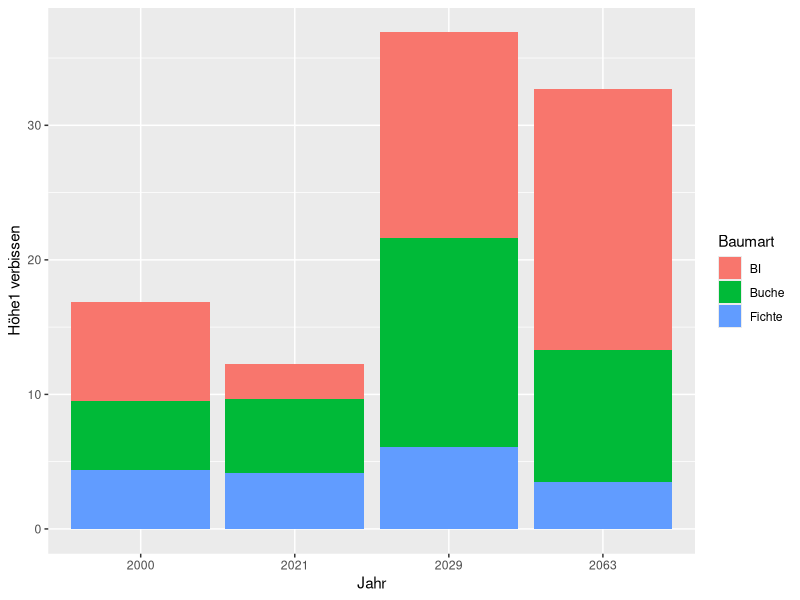

The R source for this figure:
#!/usr/bin/env Rscript

library(ggplot2)
library(tidyr)

# raw csv data
rawdata <- read.csv2("sasa_eaten.csv", sep=",", dec=".")

build_synthetic_data <- function() {
  syn_year <- c(rep(2000 , 3) , rep(2021 , 3) , rep(2029 , 3) , rep(2063 , 3) )
  syn_year <- rep(as.integer(syn_year), 4)
  syn_species <- rep(c("Buche" , "Fichte" , "BI") , 4)
  syn_species <- rep(syn_species, 4)
  syn_plot <- as.integer(c(rep(1, 12), rep(2, 12), rep(3,12), rep(4,12)))
  tree_count.size1.game_damage <- rep(abs(rnorm(12 , 0 , 15)), 4)
  tree_count.size1.intact <- rep(abs(rnorm(12 , 0 , 15)), 4)
  tree_count.size2.game_damage <- rep(abs(rnorm(12 , 0 , 15)), 4)
  tree_count.size2.intact <- rep(abs(rnorm(12 , 0 , 15)), 4)
  tree_count.size3.game_damage <- rep(abs(rnorm(12 , 0 , 15)), 4)
  tree_count.size3.intact <- rep(abs(rnorm(12 , 0 , 15)), 4)
  data.frame(
    Jahr=syn_year,
    Plot=syn_plot,
    Baumart=syn_species,
    `Höhe1.verbissen`=tree_count.size1.game_damage,
    `Höhe1.unverbissen`=tree_count.size1.intact,
    `Höhe2.verbissen`=tree_count.size2.game_damage,
    `Höhe2.unverbissen`=tree_count.size2.intact,
    `Höhe3.verbissen`=tree_count.size3.game_damage,
    `Höhe3.unverbissen`=tree_count.size3.intact
  )
}
# synthetic selection
rawdata <- build_synthetic_data() #uncomment to use made-up data

# sas raw data internal labled
as_internal_labels <- function(sr) {
  # tc is tree_count
  data.frame(
    year=sr$Jahr,
    `plot`=sr$Plot,
    species=sr$Baumart,
    tc.size1.game_damage=sr$`Höhe1.verbissen`,
    tc.size1.intact=sr$`Höhe1.unverbissen`,
    tc.size2.game_damage=sr$`Höhe2.verbissen`,
    tc.size2.intact=sr$`Höhe2.unverbissen`,
    tc.size3.game_damage=sr$`Höhe3.verbissen`,
    tc.size3.intact=sr$`Höhe3.unverbissen`
  )
}
internal_data <- as_internal_labels(rawdata)

# raw typing
# convert input int years to Factors
internal_data$year <- as.factor(internal_data$year)
pivot_data <- pivot_longer(
  internal_data,
  tc.size1.game_damage:tc.size3.intact,
  names_to=c("size_groups", "damage"),
  names_prefix="tc\\.",
  names_sep="\\.",
  values_to="tree_count"
)
pivot_data$size_groups <- as.factor(pivot_data$size_groups)
pivot_data$damage <- as.factor(pivot_data$damage)

## calculations
pivot_data <- subset(pivot_data, plot==1 )
pivot_data <- subset(pivot_data, size_groups=="size1")
st <- subset(pivot_data, damage=="game_damage")

## output preparation

# Stacked
p <- ggplot(st, aes(x=year, fill=species, y=`tree_count`)) +
    geom_bar(position=position_stack(), stat="identity") +
    labs(x = 'Jahr', y = 'Höhe1 verbissen', fill = 'Baumart')
    #geom_col(position="dodge")
    #geom_col()
ggsave("out.png", plot = p, dpi=100)
